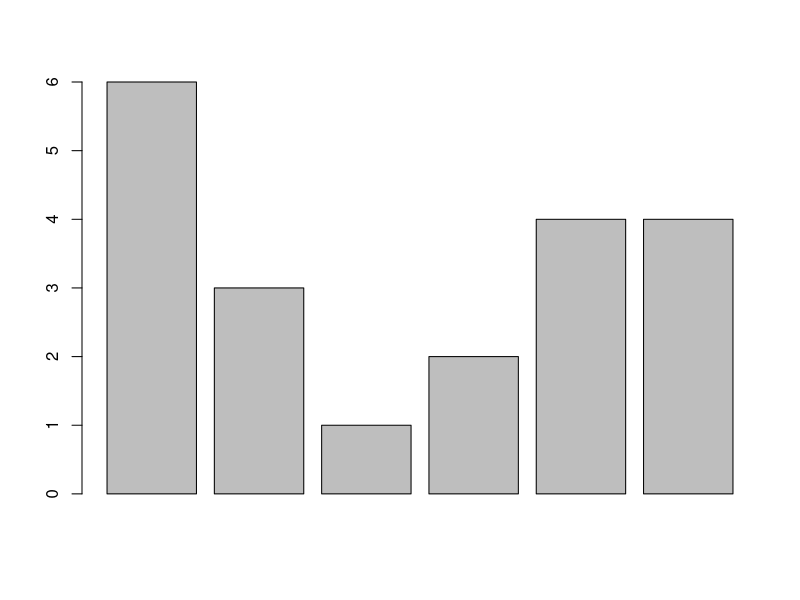
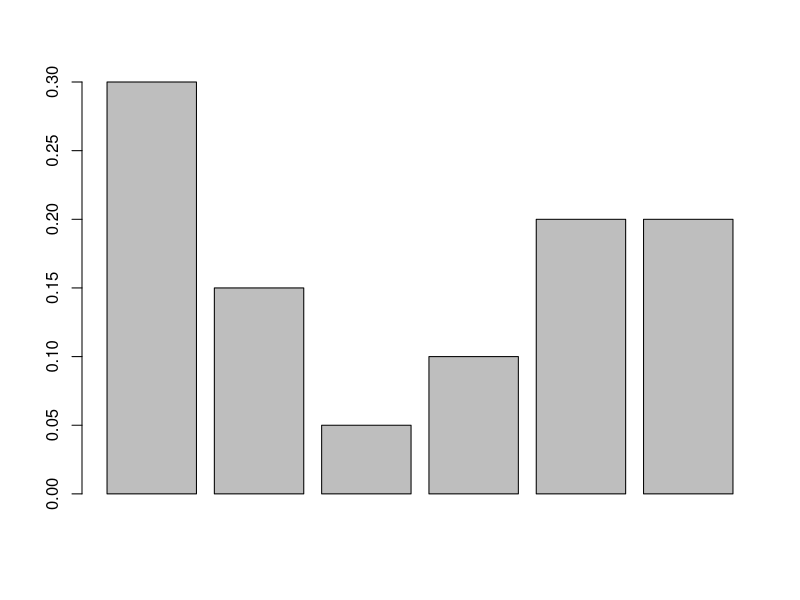

Source code (R) for these figures, in order:
## ---- chunk 1
knitr::opts_chunk$set(echo = TRUE)
## ---- chunk 2
data <- c(21, 6, 2, 4, 2, 23, 17, 9, 24, 12, 3, 22, 26, 28, 9, 18, 4, 27, 0, 26)
data
## ---- chunk 3
table(data)
## ---- chunk 4
k = as.data.frame(table(cut(data, breaks=seq(0,30, by=5))))
k
## ---- chunk 5
f = k$Freq
f
f[1] = 6
f
## ---- chunk 6
f/length(data)
## ---- chunk 7
print(f/length(data), digits = 5)
## ---- chunk 8
barplot(f)
## ---- chunk 9
barplot(f/length(data))
